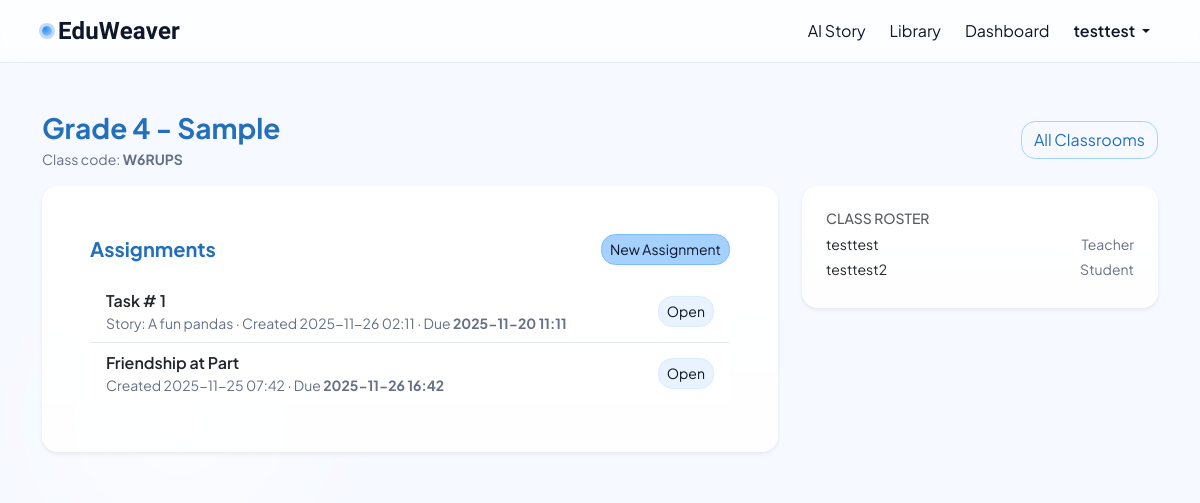
The page /classrooms/2 (signed in) on the database its author committed.
### tables this page shows
CREATE TABLE users (
            id INTEGER PRIMARY KEY AUTOINCREMENT,
            username TEXT NOT NULL UNIQUE,
            email TEXT NOT NULL UNIQUE,
            password_hash TEXT NOT NULL,
            created_at TEXT DEFAULT (DATETIME('now'))
        , is_admin INTEGER DEFAULT 0, is_english_native INTEGER
    CHECK (is_english_native IN (0,1)), age INTEGER
    CHECK (age IS NULL OR (age BETWEEN 5 AND 120)), gender TEXT
    CHECK (gender IN ('female','male','nonbinary','prefer_not') OR gender IS NULL));

CREATE TABLE classrooms (
            id INTEGER PRIMARY KEY AUTOINCREMENT,
            name TEXT NOT NULL,
            code TEXT NOT NULL UNIQUE,
            owner_id INTEGER NOT NULL,
            created_at TEXT DEFAULT (DATETIME('now')),
            FOREIGN KEY (owner_id) REFERENCES users(id) ON DELETE CASCADE
        );

CREATE TABLE classroom_assignments (
            id INTEGER PRIMARY KEY AUTOINCREMENT,
            classroom_id INTEGER NOT NULL,
            title TEXT NOT NULL,
            description TEXT,
            story_id INTEGER,  -- seed story created by teacher (optional)
            due_at TEXT,
            created_at TEXT DEFAULT (DATETIME('now')),
            FOREIGN KEY (classroom_id) REFERENCES classrooms(id) ON DELETE CASCADE,
            FOREIGN KEY (story_id) REFERENCES stories(id) ON DELETE SET NULL
        );

CREATE TABLE stories (
            id INTEGER PRIMARY KEY AUTOINCREMENT,
            title TEXT NOT NULL,
            slug TEXT NOT NULL UNIQUE,
            prompt TEXT NOT NULL,
            language TEXT DEFAULT 'en',
            level TEXT DEFAULT 'phonics',
            content TEXT NOT NULL,
            visuals TEXT,
            created_at TEXT DEFAULT (DATETIME('now')),
            author_name TEXT DEFAULT 'guest'
        );

CREATE TABLE classroom_members (
            id INTEGER PRIMARY KEY AUTOINCREMENT,
            classroom_id INTEGER NOT NULL,
            user_id INTEGER NOT NULL,
            role TEXT DEFAULT 'student', -- 'teacher' or 'student'
            joined_at TEXT DEFAULT (DATETIME('now')),
            UNIQUE (classroom_id, user_id),
            FOREIGN KEY (classroom_id) REFERENCES classrooms(id) ON DELETE CASCADE,
            FOREIGN KEY (user_id) REFERENCES users(id) ON DELETE CASCADE
        );

### app.py (the view, shortened to what this page needs)
@app.route("/classrooms/<int:classroom_id>")
@login_required
def classroom_detail(classroom_id):
    db = get_db()
    classroom = db.execute(
        "SELECT * FROM classrooms WHERE id = ?", (classroom_id,)
    ).fetchone()
    if not classroom:
        flash("Classroom not found.", "warning")
        return redirect(url_for("classrooms"))
    uid = current_user_id()
    member = db.execute(
        "SELECT * FROM classroom_members WHERE classroom_id = ? AND user_id = ?",
        (classroom_id, uid),
    ).fetchone()
    if not member:
        flash("You are not a member of this classroom.", "warning")
        return redirect(url_for("classrooms"))
    is_admin = bool(g.current_user and g.current_user.get("is_admin"))
    is_teacher = is_admin or (member["role"] == "teacher")
    if is_teacher:
        assignments = db.execute(
            """
            SELECT a.*,
                   s.title AS story_title
            FROM classroom_assignments a
            LEFT JOIN stories s ON s.id = a.story_id
            WHERE a.classroom_id = ?
            ORDER BY datetime(a.created_at) DESC
            """,
            (classroom_id,),
        ).fetchall()
    members = db.execute(
        """
        SELECT u.username, cm.role
        FROM classroom_members cm
        JOIN users u ON u.id = cm.user_id
        WHERE cm.classroom_id = ?
        ORDER BY cm.role DESC, u.username ASC
        """,
        (classroom_id,),
    ).fetchall()
    return render_template(
        "classroom_detail.html",
        classroom=classroom,
        assignments=assignments,
        members=members,
        is_teacher=is_teacher,
    )

### app.py (called while the page is built)
def dict_factory(cursor, row):
    d = {}
    for idx, col in enumerate(cursor.description):
        d[col[0]] = row[idx]
    return d

@app.template_filter('dt')
def format_dt(value, fmt="%Y-%m-%d %H:%M"):
    if value is None:
        return ""
    if isinstance(value, datetime):
        return value.strftime(fmt)
    try:
        s = str(value).strip().replace("Z", "")
        if "." in s:
            s = s.split(".", 1)[0]
        dt = datetime.fromisoformat(s)
        return dt.strftime(fmt)
    except Exception:
        return value

def get_db():
    if "db" not in g:
        conn = sqlite3.connect(DB_PATH)
        conn.row_factory = dict_factory
        g.db = conn
    return g.db

@app.before_request
def load_current_user():
    g.current_user = None
    uid = session.get("user_id")
    if uid:
        db = get_db()
        g.current_user = db.execute("SELECT * FROM users WHERE id = ?", (uid,)).fetchone()

@app.context_processor
def inject_user():
    return {"current_user": g.get("current_user")}

def login_required(view_func):
    @wraps(view_func)
    def _wrapped(*args, **kwargs):
        if not (g.get("current_user") and g.current_user.get("id")):
            next_url = request.full_path if request.query_string else request.path
            return redirect(url_for("login", next=next_url))
        return view_func(*args, **kwargs)
    return _wrapped

def current_user_id() -> int | None:
    u = g.get("current_user")
    return u["id"] if u and u.get("id") else None

### templates/classroom_detail.html (shortened to what this page needs)
{% extends "base.html" %}
{% block content %}
<div class="mt-4 mb-3 d-flex align-items-center justify-content-between">
  <div>
    <h3 class="mb-1 lp-section-title">{{ classroom.name }}</h3>
    <div class="text-secondary small">
      Class code: <strong>{{ classroom.code }}</strong>
    </div>
  </div>
  <a href="{{ url_for('classrooms') }}" class="btn btn-sky-outline">
    All Classrooms
  </a>
</div>
<div class="row g-4">
  <div class="col-lg-8">
    <div class="card border-0 shadow-sm rounded-4 lp-card-modern mb-4">
      <div class="card-body p-4 p-lg-5">
        <div class="d-flex align-items-center mb-3">
          <h5 class="mb-0 lp-section-title">Assignments</h5>
          {% if is_teacher %}
            <a href="{{ url_for('assignment_new', classroom_id=classroom.id) }}"
               class="btn btn-sky-primary btn-sm ms-auto">
              New Assignment
            </a>
          {% endif %}
        </div>
        {% if assignments %}
          <ul class="list-group list-group-flush">
            {% for a in assignments %}
              <li class="list-group-item d-flex justify-content-between align-items-center">
                <div class="me-3">
                  <div class="fw-semibold">
                    {{ a.title }}
                  </div>
                  <div class="text-secondary small">
                    {% if a.story_title %}
                      Story: {{ a.story_title }} ·
                    {% endif %}
                    Created {{ a.created_at | dt }}
                    {% if a.due_at %}
                      · Due <strong>{{ a.due_at | dt }}</strong>
                    {% endif %}
                  </div>
                </div>
                <a href="{{ url_for('assignment_detail', assignment_id=a.id) }}"
                   class="btn btn-sky-light btn-sm">
                  Open
                </a>
              </li>
            {% endfor %}
          </ul>
        {% else %}
          <p class="text-secondary mb-0">No assignments yet.</p>
        {% endif %}
      </div>
    </div>
  </div>
  <div class="col-lg-4">
    <div class="card border-0 shadow-sm rounded-4 lp-card-modern">
      <div class="card-body p-4 p-lg-4">
        <h6 class="text-muted text-uppercase small mb-2">Class roster</h6>
        {% for m in members %}
          <div class="d-flex justify-content-between align-items-center mb-1 small">
            <span>{{ m.username }}</span>
            <span class="text-secondary">{{ m.role|capitalize }}</span>
          </div>
        {% else %}
          <div class="text-secondary small">No members yet.</div>
        {% endfor %}
      </div>
    </div>
  </div>
</div>
{% endblock %}

### templates/base.html (shortened to what this page needs)
<!doctype html>
<html lang="en" data-bs-theme="light">
<head>
  <link href="https://cdn.jsdelivr.net/npm/bootstrap@5.3.3/dist/css/bootstrap.min.css" rel="stylesheet">
  <link rel="stylesheet" href="https://cdn.jsdelivr.net/npm/bootstrap-icons@1.11.3/font/bootstrap-icons.css">
  <link href="{{ url_for('static', filename='styles.css') }}" rel="stylesheet">
</head>
<body>
<nav class="navbar navbar-expand-lg">
  <div class="container">
    <a class="navbar-brand" href="{{ url_for('index') }}">
      <span class="brand-dot"></span> EduWeaver
    </a>
    <div id="nav" class="collapse navbar-collapse">
      <ul class="navbar-nav ms-auto align-items-lg-center gap-2">
        <li class="nav-item"><a class="nav-link" href="{{ url_for('story_new') }}">AI Story</a></li>
        <li class="nav-item"><a class="nav-link" href="{{ url_for('library') }}">Library</a></li>
        <li class="nav-item"><a class="nav-link" href="{{ url_for('dashboard') }}">Dashboard</a></li>
        {% if current_user %}
          <li class="nav-item dropdown">
            <a class="nav-link dropdown-toggle fw-semibold" href="#" role="button" data-bs-toggle="dropdown" aria-expanded="false">
              {{ current_user.username }}
            </a>
          </li>
        {% else %}
          <li class="nav-item">
            <a class="btn btn-ghost" href="{{ url_for('login') }}">Sign in</a>
          </li>
        {% endif %}
      </ul>
    </div>
  </div>
</nav>
<main class="py-4">
  <div class="container">
    {% block content %}{% endblock %}
  </div>
</main>
</body>
</html>

### static/styles.css (style rules this page uses)
:root { --ink:#0f172a; --muted:#667085; --surface:#ffffff; --surface-2:#ffffffcc; --line:#e7eef7; --shadow: 0 10px 30px rgba(2,6,23,.10); --violet:#7c3aed; --violet-2:#a78bfa; --sky:#0ea5e9; --sky-2:#7dd3fc; --mint:#10b981; --mint-2:#6ee7b7; --sun:#f59e0b; --sun-2:#fcd34d; --rose:#f43f5e; --rose-2:#fecdd3; --bg-grad: radial-gradient(1200px 600px at 0% -10%, #e0f2fe 0%, rgba(224,242,254,0) 60%), radial-gradient(1000px 500px at 100% 0%, #ede9fe 0%, rgba(237,233,254,0) 65%), radial-gradient(900px 480px at 70% 110%, #dcfce7 0%, rgba(220,252,231,0) 60%), linear-gradient(180deg, #f8fafc 0%, #f1f5f9 100%); }
html, body { min-height:100%; }
body { background: var(--bg-grad); color: var(--ink); font-family: Nunito, "Noto Sans KR", system-ui, -apple-system, "Segoe UI", Roboto, Arial, sans-serif; }
.container::before { content:""; position:fixed; inset:auto auto 10% -10%; width:50vw; height:50vw; border-radius:50%; background: radial-gradient(closest-side, #fff 0%, rgba(255,255,255,0) 70%); filter: blur(24px); opacity:.6; pointer-events:none; z-index:-1; }
.card { background: linear-gradient(180deg, var(--surface), var(--surface-2)); border:1px solid var(--line); border-radius:1.25rem; box-shadow: var(--shadow); }
.btn { border-radius: .9rem; }
.text-secondary { color: var(--muted) !important; }

### templates/base.html (style rules this page uses)
:root { --brand-600:#2f8cea; --brand-700:#236fbb; --mint-500:#7fbaff; --mint-600:#4ea2ff; --ink:#0f172a; --muted:#667085; --border:rgba(15,23,42,.12); }
html,body { height:100% }
body { font-family:"Plus Jakarta Sans", system-ui, -apple-system, Segoe UI, Roboto, Arial, sans-serif; color:var(--ink); background:#f2f8ff; }
.navbar { position:sticky; top:0; z-index:9999; backdrop-filter:saturate(140%) blur(10px); -webkit-backdrop-filter:saturate(140%) blur(10px); background:linear-gradient(180deg, rgba(255,255,255,.82), rgba(255,255,255,.68)); border-bottom:1px solid var(--border); }
.navbar-brand { font-family:"Baloo 2", system-ui, -apple-system, Segoe UI, Roboto, Arial, sans-serif; font-weight:700; letter-spacing:.2px; display:flex; align-items:center; gap:.4rem; font-size:24px; color:var(--ink); }
.navbar-brand .brand-dot { inline-size:.6rem; block-size:.6rem; border-radius:999px; background: radial-gradient(65% 65% at 30% 30%, var(--brand-600), var(--mint-500)); box-shadow:0 0 0 3px color-mix(in srgb, var(--brand-600) 30%, transparent); }
.nav-link { color:var(--ink) }

### templates/classroom_detail.html (style rules this page uses)
:root { --sky-25:#f2f8ff; --sky-50:#e8f3ff; --sky-100:#d8ebff; --sky-200:#c2e0ff; --sky-300:#a5d1ff; --sky-400:#7fbaff; --sky-500:#4ea2ff; --sky-600:#2f8cea; --sky-700:#236fbb; --border:#e5eaf3; }
body { background:#f6f9ff; }
.lp-card-modern { border-radius:18px; box-shadow:0 10px 30px rgba(2,6,23,.06), 0 2px 6px rgba(2,6,23,.04); }
.lp-section-title { color:var(--sky-700); font-weight:700; }
.list-group-item { border-color:var(--border); transition:background .15s ease; }
.btn-sky-outline { --bs-btn-color:var(--sky-700); --bs-btn-bg:transparent; --bs-btn-border-color:var(--sky-300); --bs-btn-hover-bg:var(--sky-50); --bs-btn-hover-border-color:var(--sky-400); --bs-btn-active-bg:var(--sky-100); }
.btn-sky-primary { --bs-btn-color:#0b1224; --bs-btn-bg:var(--sky-300); --bs-btn-border-color:var(--sky-400); --bs-btn-hover-bg:var(--sky-400); --bs-btn-hover-border-color:var(--sky-500); --bs-btn-active-bg:var(--sky-500); --bs-btn-active-border-color:var(--sky-600); }
.btn-sky-light { --bs-btn-color:#0b1224; --bs-btn-bg:var(--sky-50); --bs-btn-border-color:var(--sky-100); --bs-btn-hover-bg:var(--sky-100); --bs-btn-hover-border-color:var(--sky-200); }

### rows shown on the page
users: username "testtest"
classrooms: name "Grade 4 - Sample", code "W6RUPS"
classroom_assignments: title "Task # 1", story_title "A fun pandas", created_at|dt "2025-11-26 02:11", due_at|dt "2025-11-20 11:11"
classroom_assignments: title "Friendship at Part", created_at|dt "2025-11-25 07:42", due_at|dt "2025-11-26 16:42"
classroom_members: username "testtest", role "Teacher"
classroom_members: username "testtest2", role "Student"
